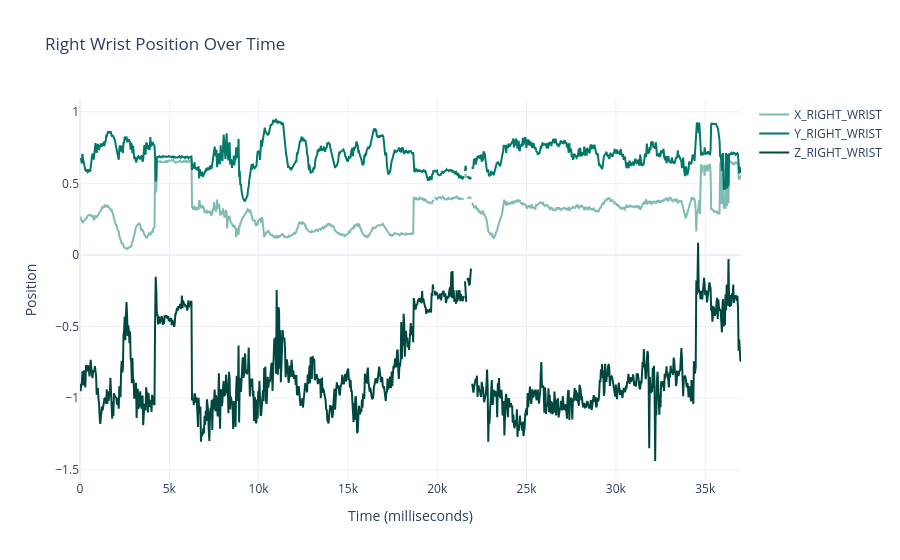

The cell this chart's notebook holds for it:
### Markdown cell above
# **4️⃣** Visualize Motion Tracking Data
What does motion tracking data actually look like? In this code, we read in the MediaPipe motion tracking data for one of our videos. MediaPipe provides X, Y, and Z coordinates for each body joint in every frame of the video. Here, we visualize how the position of the right wrist changes over time. 

The X-value represents  horizontal position (left to right) and is normalized between 0 and 1 relative to the image width. Similarly, the Y-value represents vertical position (top to bottom) and is normalized between 0 and 1 relative to the image height. The X and Y values are image-based coordinates, describing where a joint appears in each video frame. 

The Z-value represents depth (forward to backward). Unlike X and Y, Z is not directly measured from the image but inferred from the model's training data. Negative Z-values indicate that the body landmark is closer to the camera. However, you can see from this plot that Z estimates are generally noiser and exist on a different scale than the X and Y values. It is also important to note that MediaPipe uses different depth reference points in different models. In the body model, depth is referenced to the midhip  whereas in the hand model, depth is referenced to the the wrist. Because of these differences and the higher variability in Z, we will focus only on X and Y values in this lecture series.

### Code cell
# Read in one of the CSV files we created in Section 2
df = pd.read_csv(os.path.join(csv_folder, 'salma_hayek_short.csv'))

# Create a plot visualizing the X, Y, and Z position of the right wrist across the entire video time series
fig = go.Figure()
# Add your data traces
fig.add_trace(go.Scatter(x=df['Time'], y=df["X_RIGHT_WRIST"], mode='lines', name='X_RIGHT_WRIST', line=dict(color='#80BBB4')))
fig.add_trace(go.Scatter(x=df['Time'], y=df["Y_RIGHT_WRIST"], mode='lines', name='Y_RIGHT_WRIST', line=dict(color='#00786A')))
fig.add_trace(go.Scatter(x=df['Time'], y=df["Z_RIGHT_WRIST"], mode='lines', name='Z_RIGHT_WRIST', line=dict(color='#00483F')))

fig.update_layout(
    title="Right Wrist Position Over Time",
    xaxis_title="Time (milliseconds)",
    yaxis_title="Position",
    template="plotly_white"
)

fig.show()

### Figure 1 — Plotly figure (JSON) as saved in the notebook; plotly's stock layout.template omitted (floating-point values rounded to 4 significant figures; data arrays with more than 128 entries replaced by an {"elided": "..."} marker saying what was removed)
{"data": [{"line": {"color": "#80BBB4"}, "mode": "lines", "name": "X_RIGHT_WRIST", "type": "scatter", "x": {"elided": "1110 float values"}, "y": {"elided": "1110 float values"}}, {"line": {"color": "#00786A"}, "mode": "lines", "name": "Y_RIGHT_WRIST", "type": "scatter", "x": {"elided": "1110 float values"}, "y": {"elided": "1110 float values"}}, {"line": {"color": "#00483F"}, "mode": "lines", "name": "Z_RIGHT_WRIST", "type": "scatter", "x": {"elided": "1110 float values"}, "y": {"elided": "1110 float values"}}], "layout": {"title": {"text": "Right Wrist Position Over Time"}, "xaxis": {"title": {"text": "Time (milliseconds)"}}, "yaxis": {"title": {"text": "Position"}}}}
